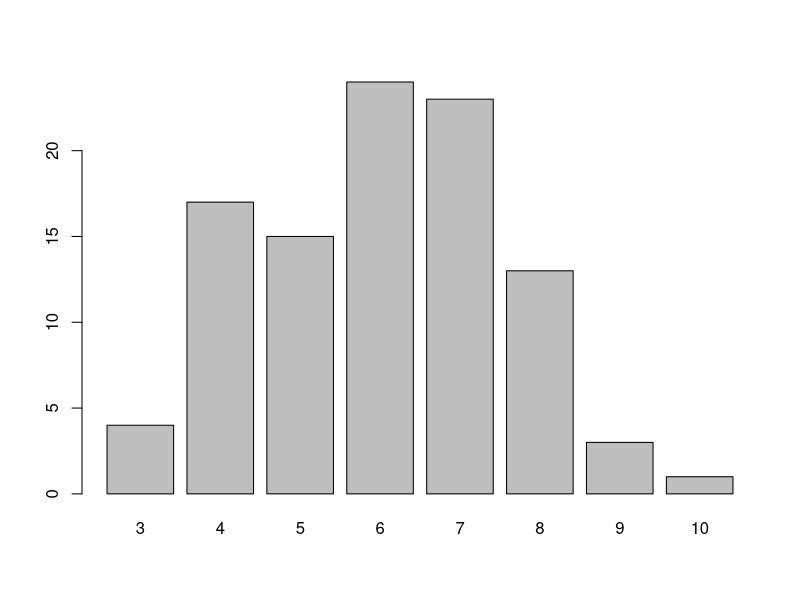
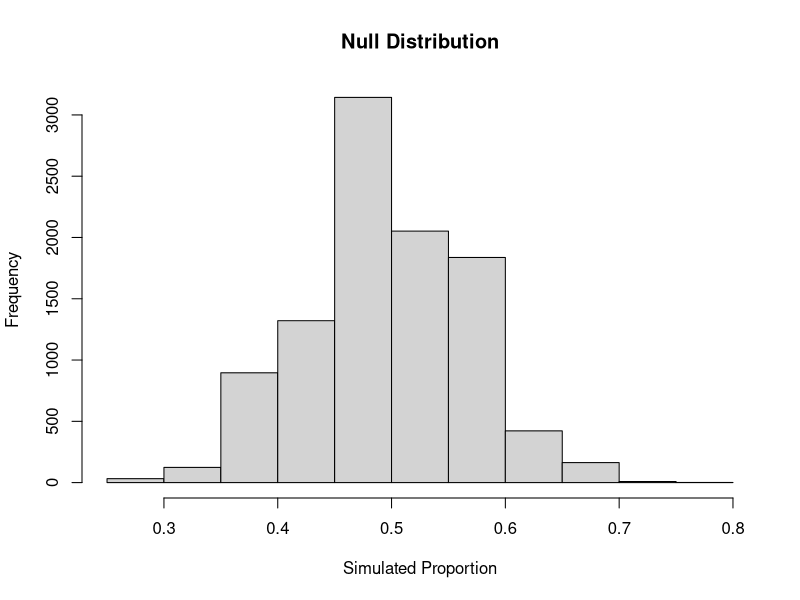
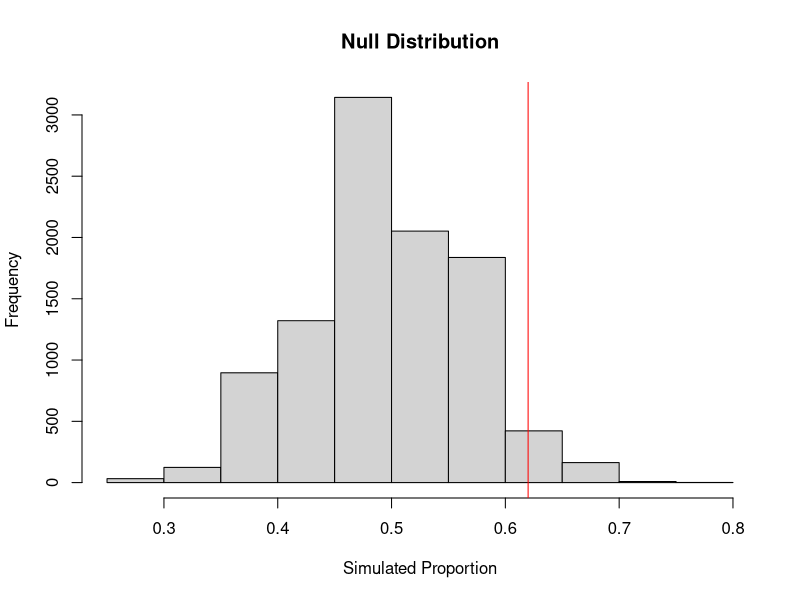
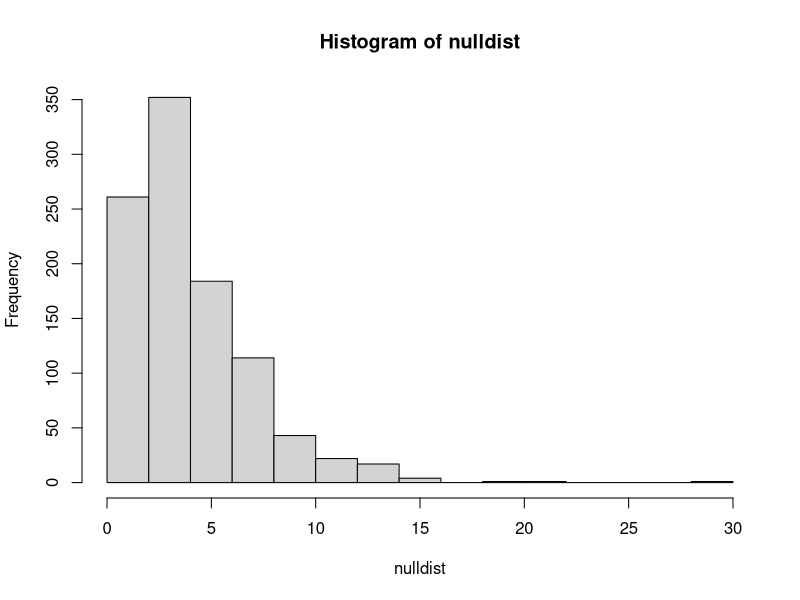

The R script that drew these images, in order:
## ---- chunk 1
knitr::opts_chunk$set(echo = TRUE)
## ---- chunk 2
for (j in seq(1, 10)){
  print(sum(sample(seq(1, 8), 1), sample(seq(1, 20), 1)))
}
## ---- chunk 3
results <- c()
for (j in seq(1, 100)) {
  tosses <- sample(c('H', 'T'), 12, replace=TRUE, prob = c(0.51, 0.49))
  results[j] <- sum(tosses == 'H')
}
## ---- chunk 4
barplot(table(results))
## ---- chunk 5
sum(results >= 8)/100
sum(results < 5)/100
## ---- chunk 6
mean(results)
sd(results)
## ---- chunk 7
results <- c()
n = 50
for (i in seq(1, 10000)) {
  a <- sample(c(0, 1), n, replace=TRUE)
  results[i] <- sum(a/n)
}
hist(results, main="Null Distribution", xlab="Simulated Proportion")
## ---- chunk 8
hist(results, main="Null Distribution", xlab="Simulated Proportion")
abline(v=31/50, col="red")
sum(results > 31/50)/length(results)
2*sum(results > 31/50)/length(results)
quantile(results, c(0.025, 0.975))
## ---- chunk 9
##################################################################################
## calc.ts() is a custom function that calculates the test statistic for a given #
##  bag based on the expected counts and candy colors.  The 'bag' is a vector of #
##  different candy colors.  The 'colors' vector is needed to know which colors  #
##  to test for.  The return value is the calculated test statistic.             #
##################################################################################
calc.ts <- function(bag, exp, colors){
  ## create a vector that is the same length of exp to store the bag counts
  obs <- vector("numeric", length(colors))
  ## convert the bag into a list of counts of colors
  for (i in 1:length(colors)) {
    obs[i] <- sum(bag==colors[i])
  }
  ## calculate the test statistic
  ts <- sum((obs-exp)^2/exp)
  ## return the test statistic
  return(ts)
}

##################################################################################
# Main Program Loop:                                                             #
##################################################################################

## How many candies are in your bag?
ncandies <- 57

## What colors are in your bag?  (this may be different for skittles vs. sour patch)
colors <- c("P", "R", "O", "Y", "G")
## calculate the number of colors
ncolors <- length(colors)

## what are the expected counts
exp <- rep(ncandies/ncolors, ncolors)

## How many simulations in our null distribution?
nsims <- 1000
## Create empty storage for our null distribution
nulldist <- vector("numeric", nsims)

## for() loop to simulate the values in the null distribution 
for(j in 1:nsims) {
  ## draw a sample of candies from our bag
  bag <- sample(colors, ncandies, replace=TRUE)
  ## calculate the corresponding test statistic and store it
  nulldist[j] <- calc.ts(bag, exp, colors)
}
hist(nulldist)

## ---- chunk 10
obs <- c(14, 11, 12, 11, 9)
my.ts <- sum((obs-exp)^2/exp)
my.ts
